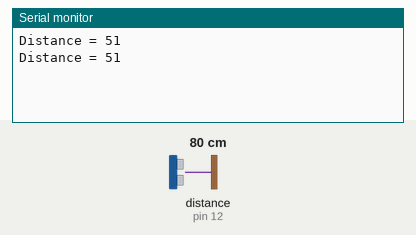
Simulated run of this sketch. Board: Arduino Uno, built with avr-gcc and run on an emulated ATmega328P. Shown: the last lines printed to the serial monitor. Wiring (inferred from the names in the program): ultrasonic range finder: trigger pin 11; echo pin 12. The inputs (shaded band) are chosen by the test bench; at power-on: distance to the obstacle (sensor on pin 12) 80 cm. The echo pulse lasts 58.3 µs per cm.

Above: at 2.8 s.
2.9 s: distance to the obstacle (sensor on pin 12) set to 2 cm
At 3.7 s:
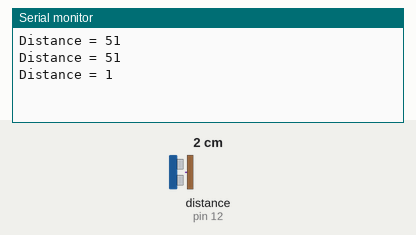
4.4 s: distance to the obstacle (sensor on pin 12) set to 4 cm
At 5.8 s:
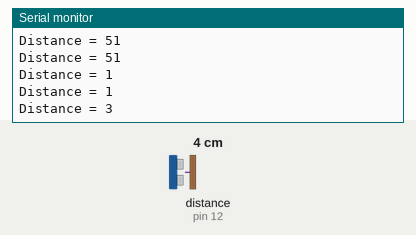
Timing chart, 0 to 7.4 s (numbered marks = the images above; inputs shaded):
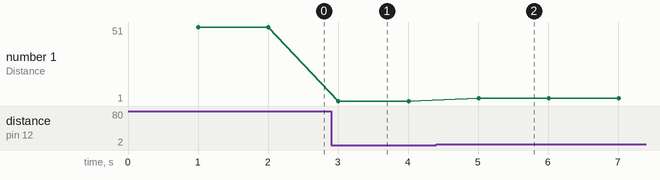

Measured:
- after the input at 2.9 s, the serial monitor: prints a new line after 0.11 s (image 1)
- after the input at 4.4 s, the serial monitor: prints a new line after 0.61 s (image 2)
- plotted number 1: 51 → 1 after the input at 2.9 s, 1 → 3 after the input at 4.4 s

The sketch:

distancetest.ino
```cpp
#include <Ultrasonic.h>

 //  Proximity sensor
int proximityTrig = 11;
int proximityEcho = 12;
Ultrasonic ultrasonic(proximityTrig,proximityEcho); // (Trig PIN,Echo PIN)


void setup() {
  // put your setup code here, to run once:

   pinMode(proximityTrig, OUTPUT);
   pinMode(proximityEcho, INPUT);


   Serial.begin(9600);

}

void loop() {
  // put your main code here, to run repeatedly:
delay(1000);

      Serial.print("Distance = ");
     int distance = ultrasonic.Ranging(CM);
     Serial.println(distance);     // the raw analog reading


}
```
